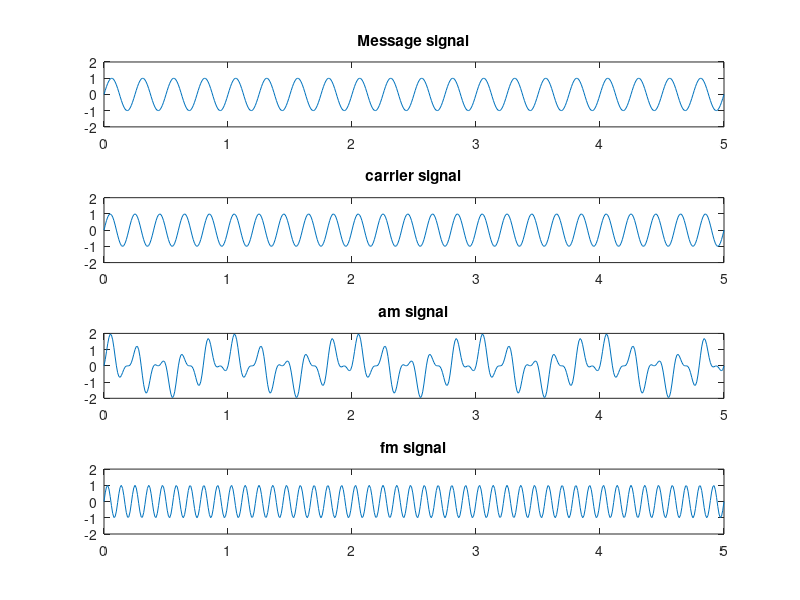

Reproduce this figure in MATLAB.
clc;
clear all;
close all;

%Am=input('Amplitude of message signal');
%Ac=input('Amplitude of carriar signal');
%Fm=input('Frequency of message signal');
%Fc=input('Frequency of carriar signal');
%T=input('period');
Am=1,Ac=1,Fm=4,Fc=5,T=5;
t=0:0.01:T;
Ym=Am.*sin(2*pi*Fm*t);

subplot(411);
plot(t,Ym);
axis([0 T -2 2]);
title('Message signal');

Yc=Ac.*sin(2*pi*Fc*t);

subplot(412);
plot(t,Yc);
axis([0 T -2 2]);
title('carrier signal');

am=(Ac+Ym).*Yc;

subplot(413);
plot(t,am);
axis([0 T -2 2]);
title('am signal');

fm=Ac.*sin(2*pi*Fc*t+((Am/Ac).*(2*pi*Fm*t)));

subplot(414);
plot(t,fm);
axis([0 T -2 2]);
title('fm signal');
